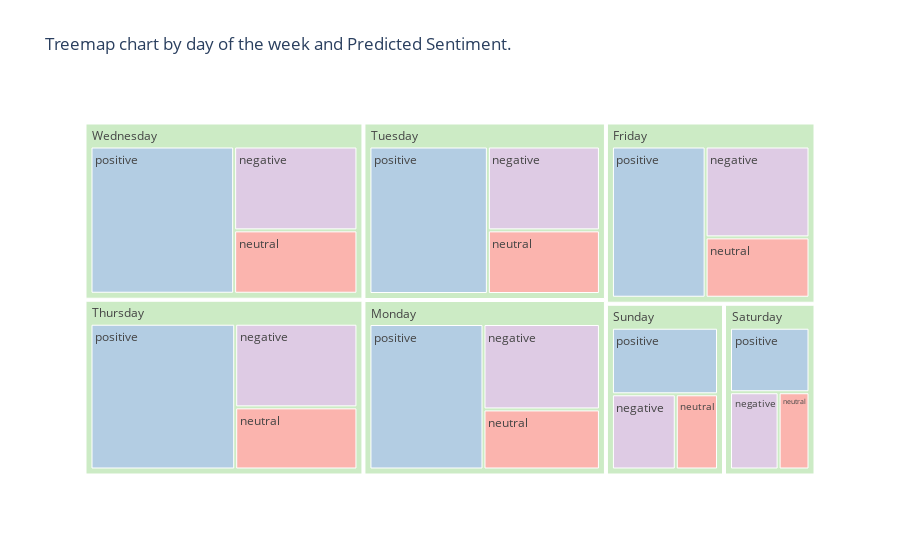

Source (notebook cell):
### Code cell
# By Day of Week

fig = px.treemap(df, title='Treemap chart by day of the week and Predicted Sentiment.',
                 path=['day_of_week', 'Predicted_Sentiment'], color="Predicted_Sentiment", color_discrete_sequence=color_sequence)
fig.show()
fig.write_image("./images/treemap/treemap_sentiment_by_day_of_week.png")

### Figure 1 — Plotly figure (JSON) as saved in the notebook; plotly's stock layout.template omitted (floating-point values rounded to 4 significant figures)
{"data": [{"branchvalues": "total", "customdata": [["negative"], ["(?)"], ["(?)"], ["(?)"], ["(?)"], ["(?)"], ["positive"], ["positive"], ["positive"], ["positive"], ["positive"], ["positive"], ["positive"], ["neutral"], ["neutral"], ["neutral"], ["neutral"], ["neutral"], ["neutral"], ["neutral"], ["negative"], ["negative"], ["negative"], ["negative"], ["negative"], ["negative"], ["(?)"], ["(?)"]], "domain": {"x": [0, 1], "y": [0, 1]}, "hovertemplate": "labels=%{label}<br>count=%{value}<br>parent=%{parent}<br>id=%{id}<br>Predicted_Sentiment=%{customdata[0]}<extra></extra>", "ids": ["Friday/negative", "Thursday", "Sunday", "Saturday", "Monday", "Friday", "Wednesday/positive", "Tuesday/positive", "Thursday/positive", "Sunday/positive", "Saturday/positive", "Monday/positive", "Friday/positive", "Wednesday/neutral", "Tuesday/neutral", "Thursday/neutral", "Sunday/neutral", "Saturday/neutral", "Monday/neutral", "Friday/neutral", "Wednesday/negative", "Tuesday/negative", "Thursday/negative", "Sunday/negative", "Saturday/negative", "Monday/negative", "Tuesday", "Wednesday"], "labels": ["negative", "Thursday", "Sunday", "Saturday", "Monday", "Friday", "positive", "positive", "positive", "positive", "positive", "positive", "positive", "neutral", "neutral", "neutral", "neutral", "neutral", "neutral", "neutral", "negative", "negative", "negative", "negative", "negative", "negative", "Tuesday", "Wednesday"], "marker": {"colors": ["rgb(222,203,228)", "rgb(204,235,197)", "rgb(204,235,197)", "rgb(204,235,197)", "rgb(204,235,197)", "rgb(204,235,197)", "rgb(179,205,227)", "rgb(179,205,227)", "rgb(179,205,227)", "rgb(179,205,227)", "rgb(179,205,227)", "rgb(179,205,227)", "rgb(179,205,227)", "rgb(251,180,174)", "rgb(251,180,174)", "rgb(251,180,174)", "rgb(251,180,174)", "rgb(251,180,174)", "rgb(251,180,174)", "rgb(251,180,174)", "rgb(222,203,228)", "rgb(222,203,228)", "rgb(222,203,228)", "rgb(222,203,228)", "rgb(222,203,228)", "rgb(222,203,228)", "rgb(204,235,197)", "rgb(204,235,197)"]}, "name": "", "parents": ["Friday", "", "", "", "", "", "Wednesday", "Tuesday", "Thursday", "Sunday", "Saturday", "Monday", "Friday", "Wednesday", "Tuesday", "Thursday", "Sunday", "Saturday", "Monday", "Friday", "Wednesday", "Tuesday", "Thursday", "Sunday", "Saturday", "Monday", "", ""], "type": "treemap", "values": [465, 1900, 786, 609, 1649, 1472, 1031, 857, 1030, 369, 277, 816, 698, 381, 350, 371, 166, 129, 344, 309, 504, 461, 499, 251, 203, 489, 1668, 1916]}], "layout": {"legend": {"tracegroupgap": 0}, "title": {"text": "Treemap chart by day of the week and Predicted Sentiment."}, "treemapcolorway": ["rgb(222,203,228)", "rgb(204,235,197)", "rgb(179,205,227)", "rgb(251,180,174)", "rgb(254,217,166)", "rgb(255,255,204)", "rgb(229,216,189)", "rgb(253,218,236)", "rgb(242,242,242)"]}}
